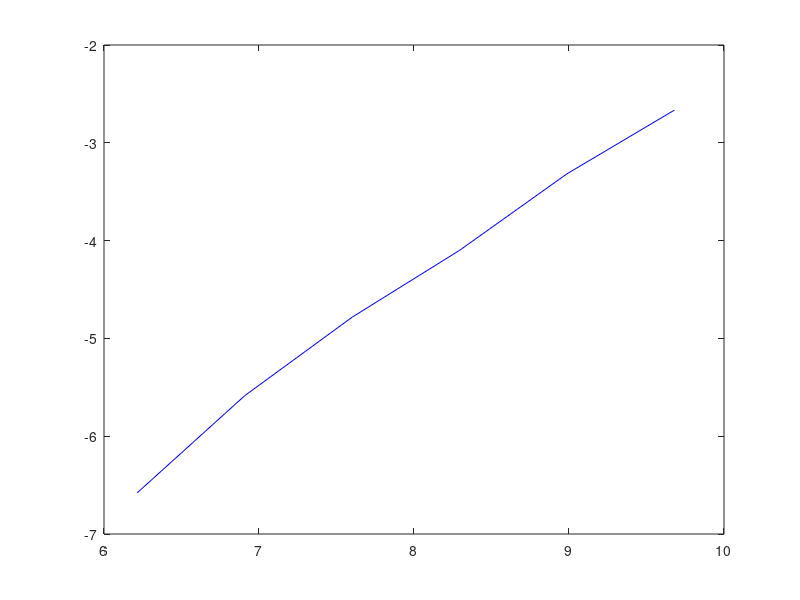
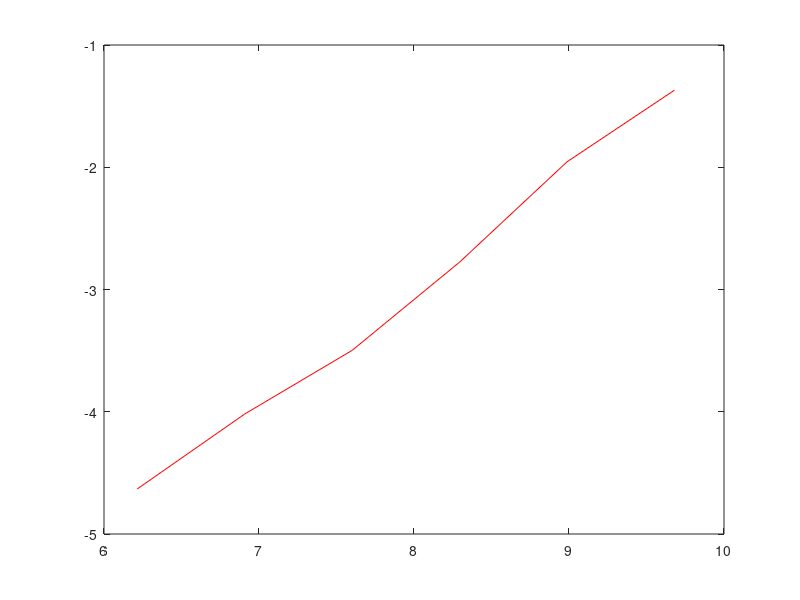
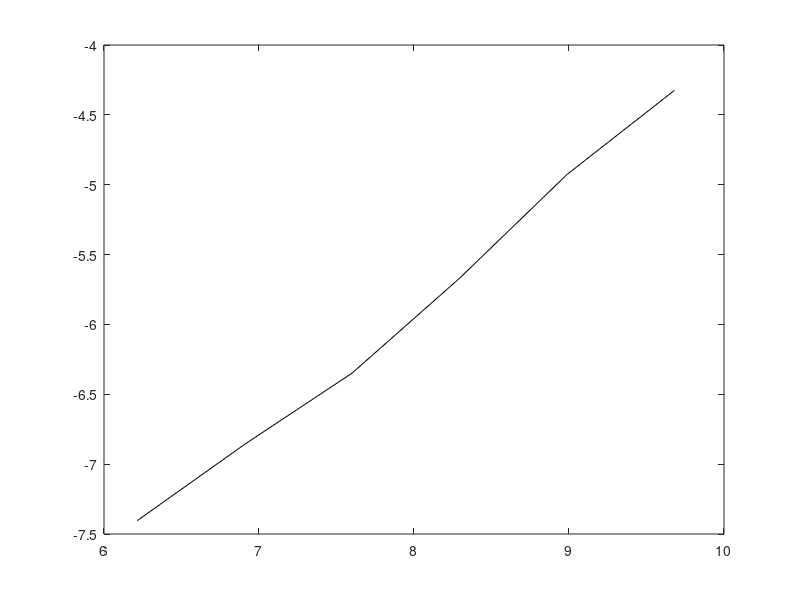

Write MATLAB code to recreate these figures, in order.
t1=[0.00139, 0.00375, 0.00837, 0.01658, 0.03627, 0.06957]';

t2=[0.00974, 0.01798, 0.03026, 0.06228, 0.14146, 0.2542]';

t3=[6.0864e-04, 1.051293e-03, 0.00175, 0.00345, 0.00725, 0.01324]';

s=[500, 1000, 2000, 4000, 8000, 16000]';

figure(1)
plot(log(s),log(t1), '-b');

figure(2)
plot(log(s),log(t2), '-r');

figure(3)
plot(log(s),log(t3), '-k');
